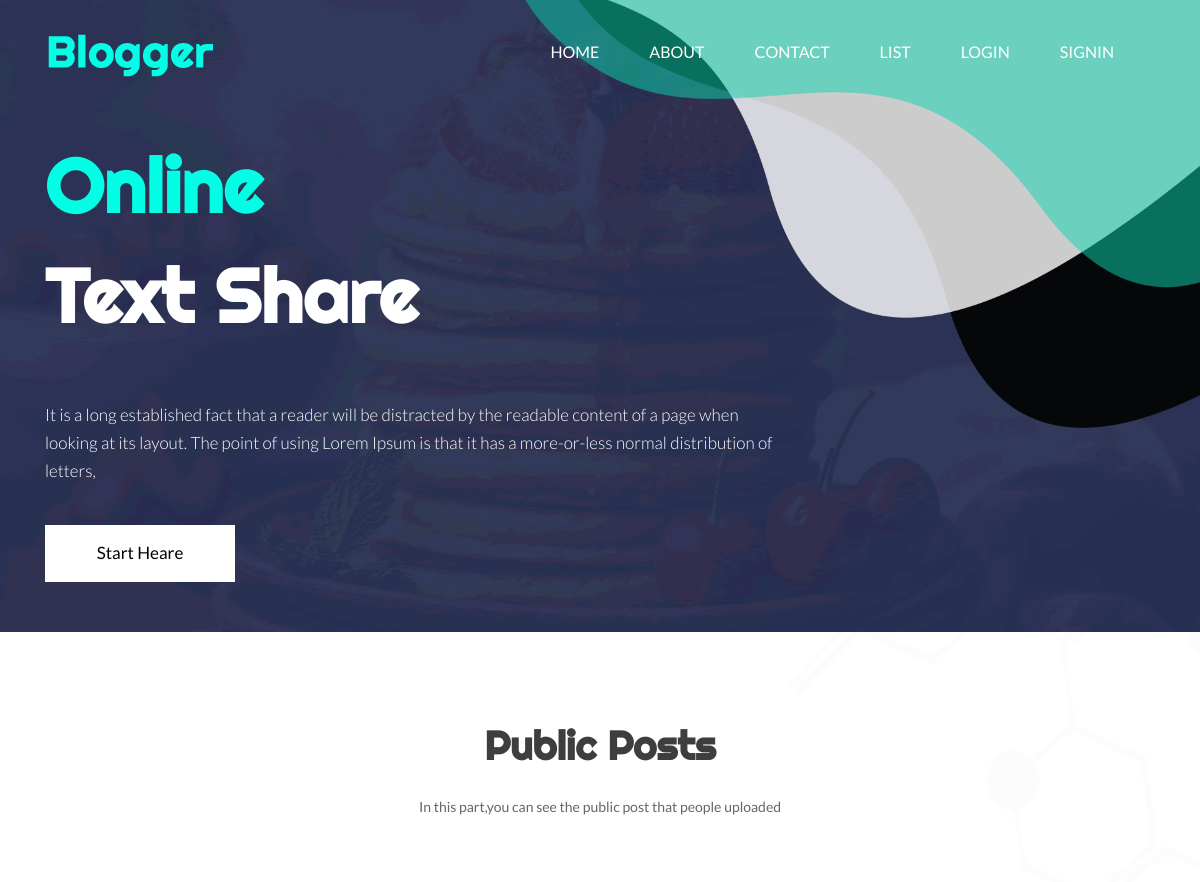
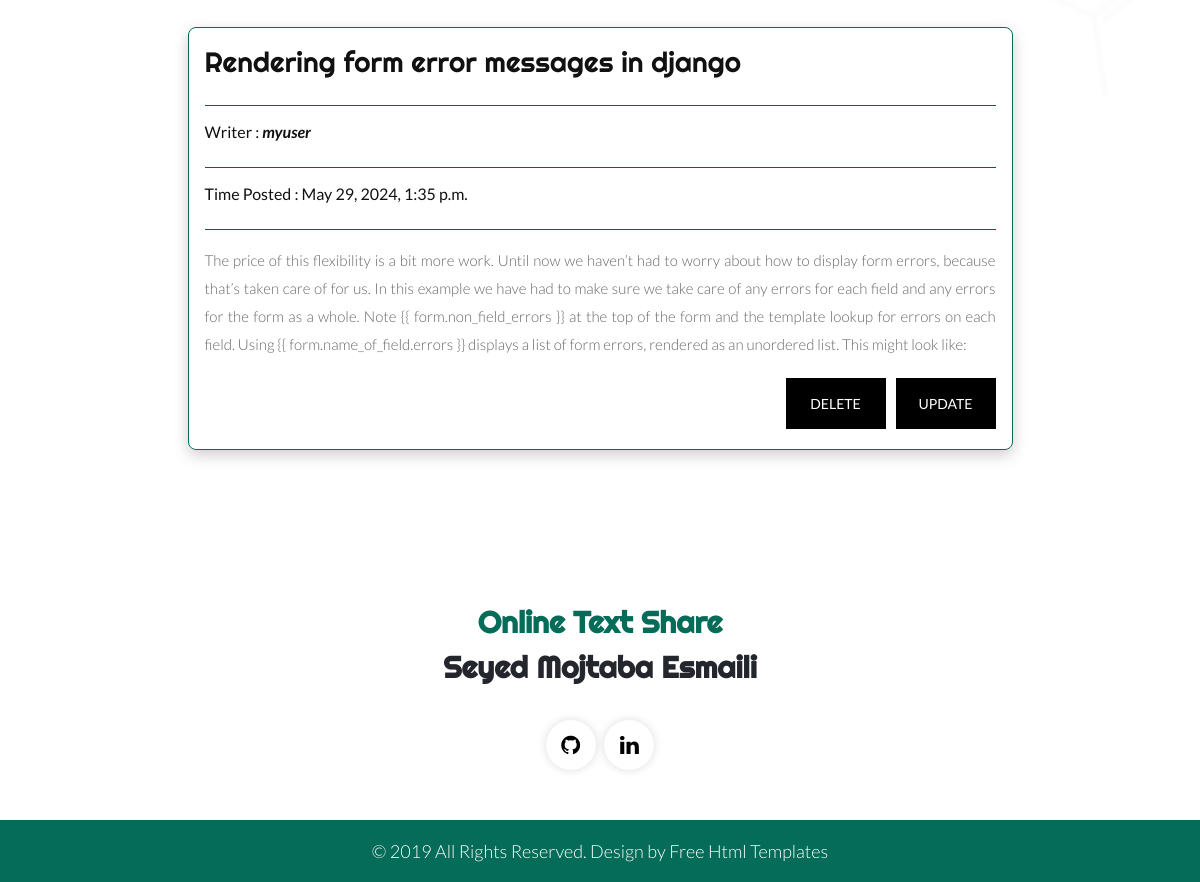
Screenshot of /post_detail/6 with the database file from the repository (2 pictures, top to bottom).
### posts/models.py (models this page shows, shortened)
class Post(models.Model):
    title = models.CharField(max_length=100)
    content = models.TextField()
    date_posted = models.DateTimeField(default=timezone.now)
    is_publick = models.BooleanField(default=False)
    user = models.ForeignKey(User,on_delete=models.CASCADE,null=True)
    class Meta:
        ordering = ['date_posted']

### posts/views.py (the view)
# urls.py: path('post_detail/<int:pk>',PostDetailview.as_view(),name='detail_post'),
class PostDetailview(DetailView):           # tempalte = > post_detail.html
    model = Post
    ordering = ['date_posted']

### posts/templates/posts/post_detail.html (shortened to what this page needs)
{% extends "posts/base.html" %}
{% block content %}
<section class="banner_main">
    <div class="container">
       <div class="row d_flex">
          <div class=" col-xl-8 col-lg-8 col-md-8 col-12-9">
             <div class="text-bg">
                <h1>Online<br> <span class="white1">Text Share</span></h1>
                <p>It is a long established fact that a reader will be distracted by the readable content of a page when looking at its layout. The point of using Lorem Ipsum is that it has a more-or-less normal distribution of letters,</p>
                <a href=' {% url "posts:signup" %} '>Start Heare</a>
             </div>
          </div>
       </div>
    </div>
 </section>
</div>
</header>
<div class="blog_main">
    <div class="container">
       <div class="row">
          <div class="col-md-12">
             <div class="titlepage">
                <h2>Public Posts</h2>
                <span>In this part,you can see the public post that people uploaded</span>
             </div>
          </div>
       </div>
        <div class='card-container'>
                  <div class='card-detail'>
                     <div class='card-content'>
                        <article>
                           <h3>{{post.title}}</h3>
                           <hr style="background:#046c58;">
                           <h4>Writer : <b><i>{{post.user.username}}</i></b></h4>
                           <hr style="background:#046c58;">
                           <h4>Time Posted : {{post.date_posted}}</h4>
                           <hr style="background:#046c58;">
                           <p>{{post.content}}</p>
                        </article>
                        <div class='post-btns'>
                            <a  href='/update_post/{{post.id}}'><button class='post-btn'>Update</button></a>
                            <a  href='/delete_post/{{post.id}}'><button class='post-btn-delete'>Delete</button></a>
                        </div>
                     </div>
                  </div>
         </div>
    </div>
</div>
{% endblock content %}

### posts/static/posts/css/style.css (style rules this page uses)
* { box-sizing: border-box !important; }
html { scroll-behavior: smooth; }
body { color: #666666; font-size: 14px; font-family: 'Lato', sans-serif; line-height: 1.80857; font-weight: normal; }
a { color: #1f1f1f; text-decoration: none !important; outline: none !important; -webkit-transition: all .3s ease-in-out; -moz-transition: all .3s ease-in-out; -ms-transition: all .3s ease-in-out; -o-transition: all .3s ease-in-out; transition: all .3s ease-in-out; }
h1, h2, h3, h4, h5, h6 { letter-spacing: 0; font-weight: normal; position: relative; padding: 0 0 10px 0; font-weight: normal; line-height: normal; color: #111111; margin: 0 }
h1 { font-size: 24px; font-family: 'Righteous', cursive; }
h2 { font-size: 22px; font-family: 'Righteous', cursive; }
h3 { font-size: 18px; font-family: 'Righteous', cursive; }
h4 { font-size: 16px }
*, *::after, *::before { -webkit-box-sizing: border-box; -moz-box-sizing: border-box; box-sizing: border-box; }
p { margin: 0px; font-weight: 300; font-size: 17px; line-height: 28px; }
a { color: #222222; text-decoration: none; outline: none !important; }
a, .btn { text-decoration: none !important; outline: none !important; -webkit-transition: all .3s ease-in-out; -moz-transition: all .3s ease-in-out; -ms-transition: all .3s ease-in-out; -o-transition: all .3s ease-in-out; transition: all .3s ease-in-out; }
button { border: 0; margin: 0; padding: 0; cursor: pointer; }
.main-layout { background-repeat: no-repeat; background: url(../images/body_bg.png); }
.banner_main { padding: 20px 0 50px 0; }
.text-bg { text-align: left; }
.text-bg h1 { color: #02fee5; font-size: 75px; line-height: 110px; font-weight: bold; }
.text-bg p { color: #fff; font-size: 17px; line-height: 28px; padding: 40px 0; }
.text-bg a { font-size: 17px; background-color: #fff; color: #000; padding: 13px 0px; width: 100%; max-width: 190px; text-align: center; display: inline-block; transition: ease-in all 0.5s; }
.white1 { color: #fff; }
.titlepage { text-align: center; padding-bottom: 60px; }
.titlepage h2 { font-size: 40px; color: #3e3e3e; line-height: 57px; font-weight: bold; padding: 0; padding-bottom: 20px; }
.d_flex { display: flex; align-items: center; flex-wrap: wrap; }
.blog_main { margin-top: 85px; margin-bottom: 50px; }
.card-container { display: flex; justify-content: center; flex-wrap: wrap; margin-top: 10px; }
.card-detail { width: 825px; border-radius: 8px; border: #046c58 solid 1px; overflow: hidden; box-shadow: 0px 5px 15px rgba(0,0,0,0.2); margin: 20px; }
.card-content { padding: 16px; }
.card-content h3 { font-size: 28px; margin-bottom: 8px; }
.card-content p { color: #666; font-size: 15px; text-align: justify; }
.card-content .post-btn { font-size: 14px; transition: ease-in all 0.5s; background-color: #000; text-transform: uppercase; color: #fff; padding: 13px 8px; float: right; display: block; margin-top: 20px; margin-bottom: 20px; margin-left: 5px; width: 100%; max-width: 100px; }
.card-content .post-btn-delete { font-size: 14px; transition: ease-in all 0.5s; background-color: #000; text-transform: uppercase; color: #fff; padding: 13px 8px; float: right; display: block; margin-top: 20px; margin-bottom: 20px; margin-right: 5px; width: 100%; max-width: 100px; }

### rows the page displays
Post: title "Rendering form error messages in django", user.username "myuser", date_posted "May 29, 2024, 1:35 p.m.", content "The price of this flexibility is a bit more work. Until now we haven’t had to worry about how to display form errors, because that’s taken care of for us. In this example we have had to make sure we take care of any errors for each field and any errors for the form as a whole. Note {{ form.non_field_errors }} at the top of the form and the template lookup for errors on each field. Using {{ form.name_of_field.errors }} displays a list of form errors, rendered as an unordered list. This might look like:"
